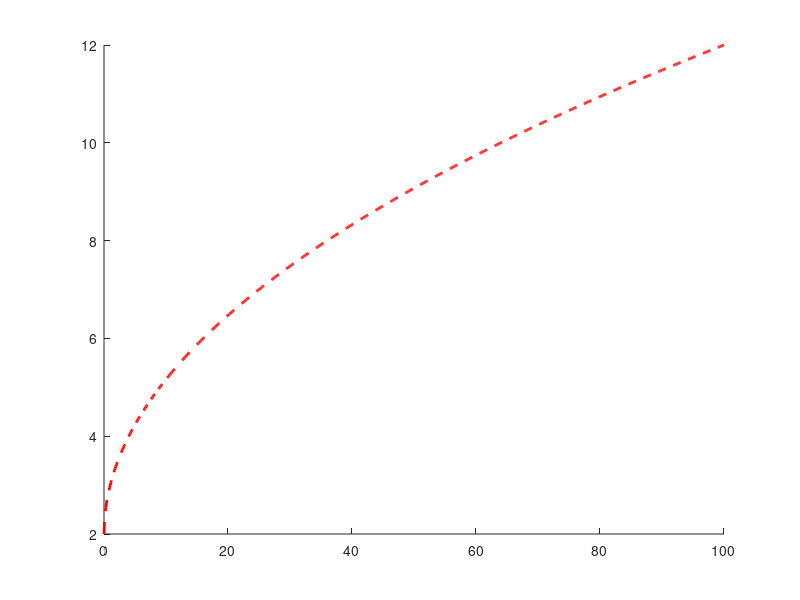

MATLAB code to generate this figure: (Note: this script raises an error after producing the figure.)
% MPPI for Lane-Following Control of Vehicle
clc;
clear;

% Parameters
L = 2.5; % wheelbase (m)
Lr = 1.25; % distance from rear axle to CoG (m)
Ts = 0.01; % sampling time (s)
horizon = 10; % control horizon
num_samples = 100; % number of samples for MPPI
lambda = 1; % temperature parameter for MPPI
sigma = [2; 2]; % standard deviation for sampling control inputs
% Define the reference trajectory (straight line for simplicity)
refTrajectory.x = 0:0.1:100; % x-coordinates
refTrajectory.y = sqrt(refTrajectory.x) + 2; % y-coordinates (lane center at y=2m)
refTrajectory.v = 10 * ones(length(refTrajectory.x), 1); % target velocity (m/s)

goal = [10, 10];
cov=diag([100,200]);

% Initial conditions
x0 = 0; % initial x position (m)
y0 = 2; % initial y position (m)
theta0 = 0; % initial orientation (rad)
v0 = 10; % initial velocity (m/s)

% Initial state and control input
state = [x0; y0; theta0; v0];
states = zeros(4, length(refTrajectory.x));
states(:, 1) = state;
controls = [0; v0]; % initial control input: [delta; velocity]

% Store predicted paths
predicted_paths = zeros(4, horizon, length(refTrajectory.x) - 1);

% Create figure for animation
figure;
hold on;
plot(refTrajectory.x, refTrajectory.y, 'r--', 'LineWidth', 2);
actualPath = animatedline('Color', 'b', 'LineWidth', 2);
predictedPath = animatedline('Color', 'g', 'LineStyle', '--');
xlabel('X Position (m)');
ylabel('Y Position (m)');
title('Lane-Following Control using MPPI with Predicted Paths');
legend('Reference Path', 'Actual Path', 'Predicted Path');
grid on;
xlim([0 40]);
ylim([0 10]);

% Main simulation loop
for k = 1:length(refTrajectory.x) - 1
    % 本来はautoware-practiceのPurepursuitみたいな感じで最近傍の距離から目標経路マップを紹介して目標位置と目標車速を出さないといけない
    
    % Generate control samples
    control_samples = repmat(controls, 1, num_samples) + sigma .* randn(2, num_samples);
    
    % Keep control signals within bounds
    control_samples(1, :) = max(min(control_samples(1, :), pi/4), -pi/4); % steering angle between -45 to 45 degrees
    control_samples(2, :) = max(min(control_samples(2, :), 20), 0); % velocity between 0 to 20 m/s

    costs = zeros(1, num_samples);
    
    % Evaluate each sample
    for i = 1:num_samples
        sample_state = state;
        cost = 0;
        valid_sample = true;
        for t = 1:horizon
            % Apply control input to the vehicle model
            u = control_samples(:, i);
            sample_state = kinematicBicycleModel(sample_state, u, Ts, L, Lr);
            
            % Check for NaN or Inf in the sample state
            if any(isnan(sample_state)) || any(isinf(sample_state))
                valid_sample = false;
                break;
            end

            min_distance = 10000000; % way point最近傍点の初期化
            for j = 1:length(refTrajectory.x) - 1
                distance = sqrt((state(1) - refTrajectory.x(j))^2 + (state(2) - refTrajectory.y(j))^2); % ユークリッド距離
                if min_distance > distance
                    closest_way_point = j;
                    min_distance = distance;
                end
            end
            % Current reference position
            ref = [refTrajectory.x(closest_way_point); refTrajectory.y(closest_way_point); refTrajectory.v(closest_way_point)];
            
            % Compute cost (e.g., distance to reference)
            cost = cost + norm(sample_state(1:2) - ref(1:2), 2) + 1 * norm(sample_state(4) - refTrajectory.v(closest_way_point), 1) + 0.1 * norm(u, 2); 
        end
        cost = cost + 100 * norm(sample_state(1:2) - ref(1:2), 2) + 10 * norm(sample_state(4) - refTrajectory.v(closest_way_point), 1);

        if valid_sample
            costs(i) = cost;
        else
            costs(i) = inf;
        end
    end
    
    % Check for NaN or Inf in costs
    if any(isnan(costs)) || all(isinf(costs))
        error('NaN or Inf detected in costs. Check model dynamics and cost calculation.');
    end
    
    % Update control input based on costs
    weights = exp(-costs / lambda-lambda*sum(controls'*inv(cov)*control_samples,2));
    weights = weights / sum(weights);
    controls = sum(control_samples .* weights, 2);
    
    % Predict the path using the best control input
    predicted_state = state;
    for t = 1:horizon
        predicted_state = kinematicBicycleModel(predicted_state, controls, Ts, L, Lr);
        predicted_paths(:, t, k) = predicted_state;
    end
    
    % Apply the control input to the vehicle model
    state = kinematicBicycleModel(state, controls, Ts, L, Lr);
    states(:, k + 1) = state;

    % Update animation
    addpoints(actualPath, state(1), state(2));
    clearpoints(predictedPath);
    for j = 1:k
        for t = 1:horizon
            addpoints(predictedPath, predicted_paths(1, t, j), predicted_paths(2, t, j));
        end
    end
    drawnow;
    pause(Ts);
end

% Kinematic Bicycle Model Function
function state = kinematicBicycleModel(state, u, Ts, L, Lr)
    % Unpack state and control input
    x = state(1);
    y = state(2);
    theta = state(3);
    v = u(2);
    delta = u(1);
    
    % Kinematic bicycle model equations
    beta = atan(Lr * tan(delta) / L);
    if isnan(beta) || isinf(beta)
        beta = 0;
    end
    x = x + Ts * v * cos(theta + beta);
    y = y + Ts * v * sin(theta + beta);
    theta = theta + Ts * v * sin(beta) / L;
    
    % Update state
    state = [x; y; theta; v];
end
